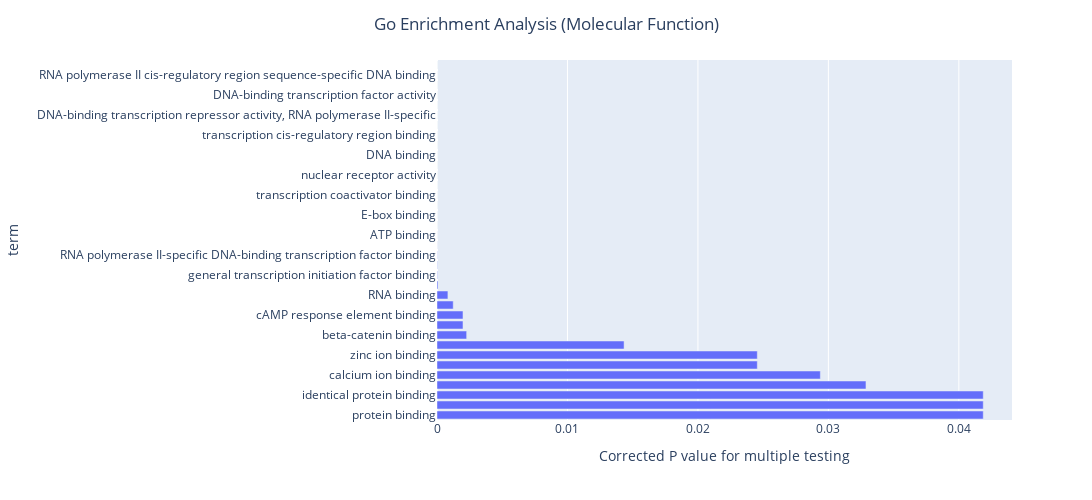

Here is the notebook cell this chart was saved with:
### Code cell
import plotly.express as px
molecular_function_df.sort_values(by = 'p_corr', ascending= False,inplace= True)
fig = px.bar(molecular_function_df, x='p_corr', y = 'term', orientation = 'h')
fig.update_layout(xaxis = dict(title = 'Corrected P value for multiple testing'))
fig.update_layout(width = 1500, height = 500)
fig.update_layout(title= dict(text = 'Go Enrichment Analysis (Molecular Function)', x = 0.5))
fig.show()

### Figure 1 — Plotly figure (JSON) as saved in the notebook; plotly's stock layout.template omitted (floating-point values rounded to 4 significant figures)
{"data": [{"alignmentgroup": "True", "hovertemplate": "p_corr=%{x}<br>term=%{y}<extra></extra>", "legendgroup": "", "marker": {"color": "#636efa", "pattern": {"shape": ""}}, "name": "", "offsetgroup": "", "orientation": "h", "showlegend": false, "textposition": "auto", "type": "bar", "x": [0.04187, 0.04187, 0.04187, 0.03288, 0.02938, 0.02455, 0.02455, 0.01434, 0.002272, 0.001992, 0.001992, 0.001244, 0.0008361, 7.698e-05, 2.907e-05, 1.945e-05, 1.281e-05, 4.166e-06, 1.666e-06, 1.031e-06, 9.685e-07, 6.58e-07, 5.167e-08, 8.879e-10, 6.944e-10, 3.965e-23, 3.213e-28, 1.341e-28, 1.904e-29, 9.976e-34, 4.314e-38, 5.026e-75, 2.158e-93, 1.284e-116, 7.287e-189, 5.351e-198], "xaxis": "x", "y": ["protein binding", "transcription corepressor binding", "identical protein binding", "histone deacetylase binding", "calcium ion binding", "double-stranded telomeric DNA binding", "zinc ion binding", "protein heterodimerization activity", "beta-catenin binding", "nuclear glucocorticoid receptor binding", "cAMP response element binding", "transcription factor binding", "RNA binding", "cis-regulatory region sequence-specific DNA binding", "general transcription initiation factor binding", "chromatin DNA binding", "RNA polymerase II-specific DNA-binding transcription factor binding", "transcription coregulator binding", "ATP binding", "protein dimerization activity", "E-box binding", "chromatin binding", "transcription coactivator binding", "DNA-binding transcription factor binding", "nuclear receptor activity", "metal ion binding", "DNA binding", "RNA polymerase II transcription regulatory region sequence-specific DNA binding", "transcription cis-regulatory region binding", "sequence-specific DNA binding", "DNA-binding transcription repressor activity, RNA polymerase II-specific", "DNA-binding transcription activator activity, RNA polymerase II-specific", "DNA-binding transcription factor activity", "sequence-specific double-stranded DNA binding", "RNA polymerase II cis-regulatory region sequence-specific DNA binding", "DNA-binding transcription factor activity, RNA polymerase II-specific"], "yaxis": "y"}], "layout": {"barmode": "relative", "height": 500, "legend": {"tracegroupgap": 0}, "margin": {"t": 60}, "title": {"text": "Go Enrichment Analysis (Molecular Function)", "x": 0.5}, "width": 1500, "xaxis": {"anchor": "y", "autorange": true, "domain": [0, 1], "range": [0, 0.04407], "title": {"text": "Corrected P value for multiple testing"}, "type": "linear"}, "yaxis": {"anchor": "x", "autorange": true, "domain": [0, 1], "range": [-0.5, 35.5], "title": {"text": "term"}, "type": "category"}}}
